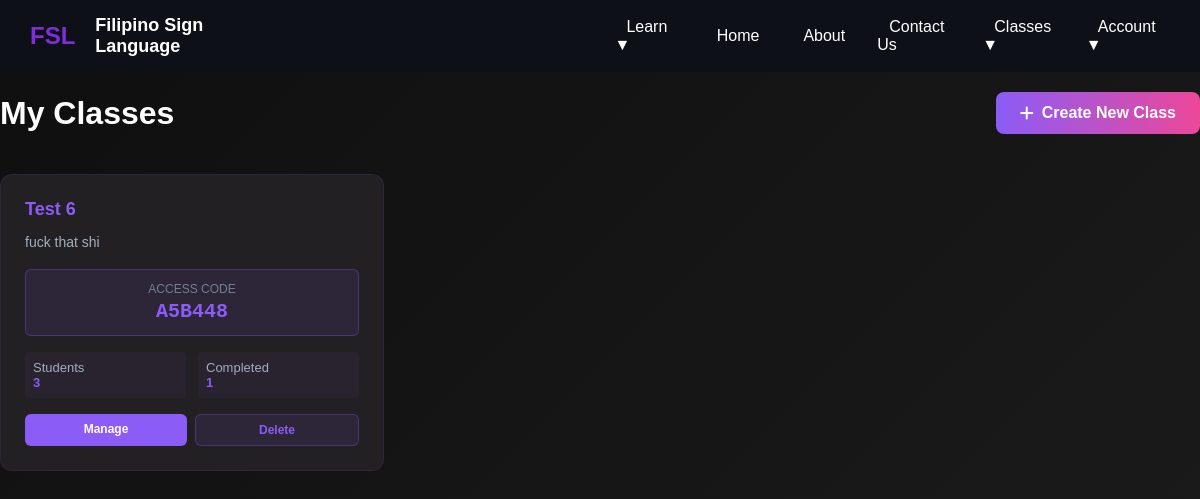
Page /In/teacher_dashboard.php (signed in) on the committed database.
### tables this page shows
CREATE TABLE `classes` (
  `class_id` int(11) NOT NULL,
  `teacher_id` int(11) NOT NULL,
  `class_name` varchar(255) NOT NULL,
  `description` text DEFAULT NULL,
  `access_code` varchar(10) NOT NULL,
  `created_at` timestamp NOT NULL DEFAULT current_timestamp(),
  `status` enum('active','completed','archived') DEFAULT 'active'
);

### In/teacher_dashboard.php (the view, shortened to what this page needs)
<?php
$conn = new mysqli("localhost", "root", "", "fsldb");
$teacher_id = $_SESSION['acc_no'];
$classes_query = "SELECT * FROM classes WHERE teacher_id = ? ORDER BY created_at DESC";
$stmt = $conn->prepare($classes_query);
$stmt->bind_param("i", $teacher_id);
$stmt->execute();
$classes_result = $stmt->get_result();
?>
<!DOCTYPE html>
<html lang="en">
<head>
    <link rel="stylesheet" href="https://cdnjs.cloudflare.com/ajax/libs/font-awesome/6.4.0/css/all.min.css">
</head>
<body>
    <?php include "includes/header.php" ?>
    <div class="container">
        <div class="dashboard-header">
            <h1>My Classes</h1>
            <a href="create_class.php" class="create-class-btn">
                <i class="fas fa-plus"></i> Create New Class
            </a>
        </div>
        <?php if ($classes_result->num_rows > 0): ?>
            <div class="classes-grid">
                <?php while ($class = $classes_result->fetch_assoc()): ?>
                    <?php
                    $student_count_query = "SELECT COUNT(*) as count FROM student_enrollments WHERE class_id = ?";
                    $stmt = $conn->prepare($student_count_query);
                    $stmt->bind_param("i", $class['class_id']);
                    $stmt->execute();
                    $count_result = $stmt->get_result();
                    $count_row = $count_result->fetch_assoc();
                    $student_count = $count_row['count'];
                    $completed_query = "SELECT COUNT(*) as count FROM student_enrollments WHERE class_id = ? AND completed = 1";
                    $stmt = $conn->prepare($completed_query);
                    $stmt->bind_param("i", $class['class_id']);
                    $stmt->execute();
                    $completed_result = $stmt->get_result();
                    $completed_row = $completed_result->fetch_assoc();
                    $completed_count = $completed_row['count'];
                    ?>
                    <div class="class-card">
                        <h3><?php echo htmlspecialchars($class['class_name']); ?></h3>
                        <p><?php echo htmlspecialchars($class['description'] ?? 'No description'); ?></p>
                        <div class="class-code">
                            <label>Access Code</label>
                            <div class="code"><?php echo htmlspecialchars($class['access_code']); ?></div>
                        </div>
                        <div class="class-stats">
                            <div class="stat">
                                <span>Students</span>
                                <span class="stat-value"><?php echo $student_count; ?></span>
                            </div>
                            <div class="stat">
                                <span>Completed</span>
                                <span class="stat-value"><?php echo $completed_count; ?></span>
                            </div>
                        </div>
                        <div class="class-actions">
                            <a href="teacher_class.php?class_id=<?php echo $class['class_id']; ?>" class="action-btn primary">Manage</a>
                            <button class="action-btn secondary" onclick="deleteClass(<?php echo $class['class_id']; ?>, '<?php echo htmlspecialchars($class['class_name']); ?>')">Delete</button>
                        </div>
                    </div>
                <?php endwhile; ?>
            </div>
        <?php endif; ?>
    </div>
</body>
</html>

### In/teacher_dashboard.php (style rules this page uses)
* { margin: 0; padding: 0; box-sizing: border-box; }
body { font-family: Arial, sans-serif; background: linear-gradient(135deg, #0f0f0f 0%, #1a1a1a 100%); }
.container { max-width: 1200px; margin: 0 auto; }
.dashboard-header { display: flex; margin-top: 20px; justify-content: space-between; align-items: center; margin-bottom: 40px; flex-wrap: wrap; gap: 20px; }
.dashboard-header h1 { color: #ffffff; font-size: 32px; }
.create-class-btn { background: linear-gradient(to right, #8b5cf6, #ec4899); color: white; border: none; padding: 12px 24px; border-radius: 8px; cursor: pointer; font-weight: 600; transition: all 0.3s ease; text-decoration: none; display: inline-flex; align-items: center; gap: 8px; }
.classes-grid { display: grid; grid-template-columns: repeat(auto-fill, minmax(300px, 1fr)); gap: 24px; margin-bottom: 40px; }
.class-card { background: #232023; border-radius: 12px; padding: 24px; border: 1px solid rgba(139, 92, 246, 0.1); transition: all 0.3s ease; cursor: pointer; }
.class-card h3 { color: #8b5cf6; margin-bottom: 12px; font-size: 18px; }
.class-card p { color: #a0aec0; font-size: 14px; margin-bottom: 16px; line-height: 1.5; }
.class-code { background: rgba(139, 92, 246, 0.1); border: 1px solid rgba(139, 92, 246, 0.3); padding: 12px; border-radius: 6px; margin-bottom: 16px; text-align: center; }
.class-code label { display: block; color: #718096; font-size: 12px; margin-bottom: 4px; text-transform: uppercase; }
.class-code .code { color: #8b5cf6; font-size: 20px; font-weight: bold; font-family: monospace; }
.class-stats { display: flex; gap: 12px; margin-bottom: 16px; font-size: 13px; }
.stat { flex: 1; background: rgba(139, 92, 246, 0.05); padding: 8px; border-radius: 4px; color: #a0aec0; }
.stat-value { color: #8b5cf6; font-weight: bold; display: block; }
.class-actions { display: flex; gap: 8px; }
.action-btn { flex: 1; padding: 8px 12px; border: none; border-radius: 6px; cursor: pointer; font-size: 12px; font-weight: 600; transition: all 0.3s ease; text-decoration: none; text-align: center; }
.action-btn.primary { background: #8b5cf6; color: white; }
.action-btn.secondary { background: rgba(139, 92, 246, 0.1); color: #8b5cf6; border: 1px solid rgba(139, 92, 246, 0.3); }

### In/includes/header.php (style rules this page uses)
* { padding: 0; margin: 0; box-sizing: border-box; }

### rows in the picture
classes: class_name "Test 6", description "fuck that shi", access_code "A5B448", student_count "3", completed_count "1"
